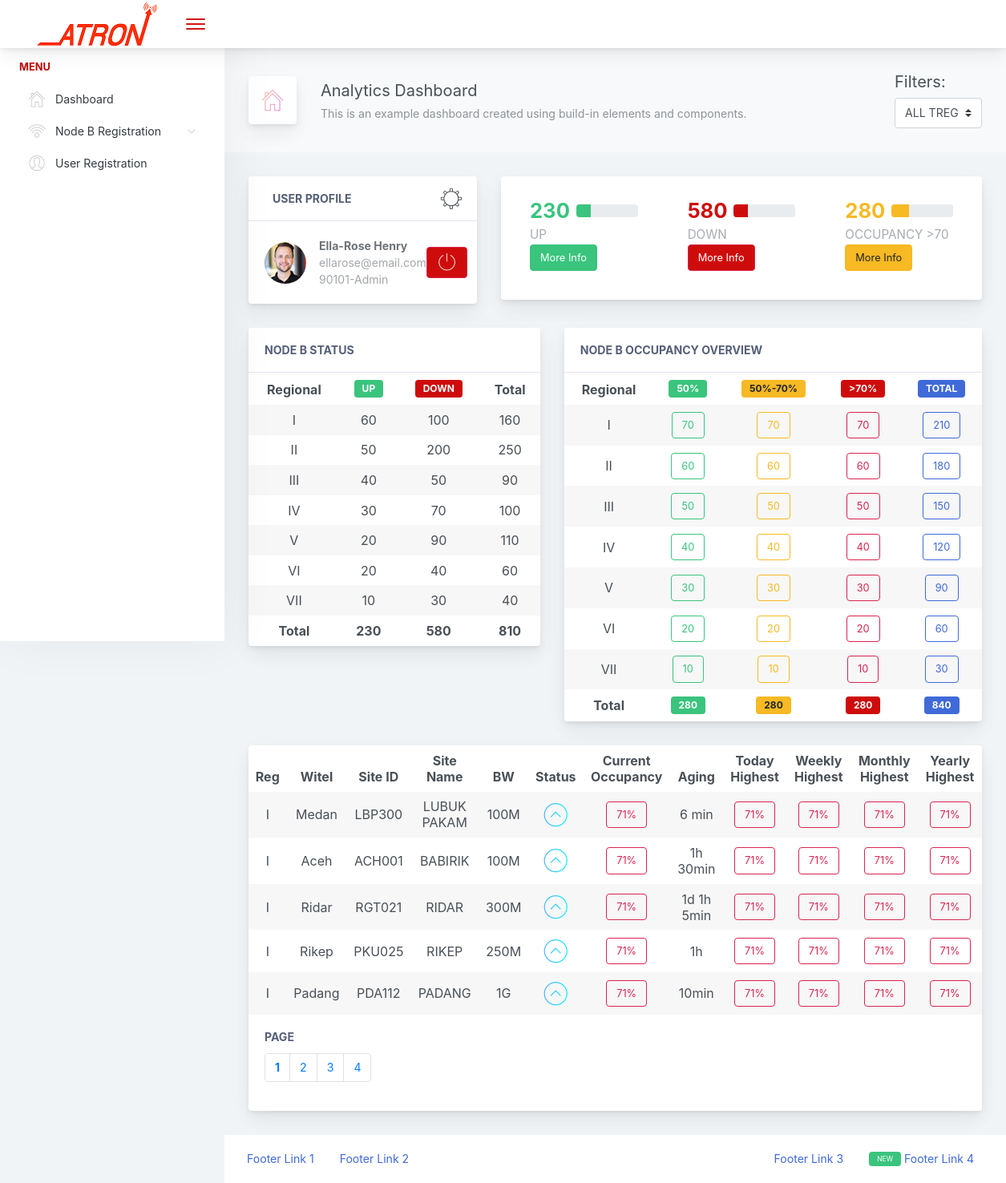
The page / on the database its author committed.
### tables this page shows
CREATE TABLE `occupancy` (
  `id_occupancy` int(11) NOT NULL,
  `regional` varchar(30) NOT NULL,
  `up` varchar(30) NOT NULL,
  `middle` varchar(30) NOT NULL,
  `down` varchar(30) NOT NULL
);

CREATE TABLE `current_occupancy` (
  `current_id` int(11) NOT NULL,
  `regional` varchar(30) NOT NULL,
  `city` varchar(30) NOT NULL,
  `site_id` varchar(50) NOT NULL,
  `site_name` varchar(50) NOT NULL,
  `bw` varchar(30) NOT NULL,
  `status` varchar(30) NOT NULL,
  `current` varchar(30) NOT NULL,
  `aging` varchar(50) NOT NULL,
  `today_highest` varchar(30) NOT NULL,
  `weekly_highest` varchar(30) NOT NULL,
  `monthly_highest` varchar(30) NOT NULL,
  `yearly_highest` varchar(30) NOT NULL
);

### page/dashboard.php (the view, shortened to what this page needs)
<div class="app-main__inner">
    <?php include('./layout/navbar.php'); ?>
    <div id="table-status">
    <div class="row">
        <div class="col-md-5">
            <div class="main-card mb-3 card">
                <div class="card-header">Node B Status
                </div>
                <div class="table-responsive" id="table-container">
                    <table class="align-middle mb-0 table table-borderless table-striped table-hover">
                        <thead>
                        <tr>
                            <th class="text-center">Regional</th>
                            <th class="text-center"><div class="badge badge-success">UP</div></th>
                            <th class="text-center"><div class="badge badge-danger">Down</div></th>
                            <th class="text-center">Total</th>
                        </tr>
                        </thead>
                        <tbody>
                        <?php
                            $conn=mysqli_connect('localhost','root','','atron');
                            $query='SELECT regional, up, down, SUM(up) AS total_up, SUM(down) AS total_down FROM `status` GROUP BY regional';
                            $result=mysqli_query($conn,$query);
                            $total_up = 0;
                            $total_down = 0;
                            $total=0;
                            while($output=mysqli_fetch_assoc($result)){
                              $one = $output['up'] +$output['down'];
                                echo '<tr>';
                                    echo '<td class="text-center">'.$output['regional'].'</td>';
                                    echo '<td class="text-center">'.$output['up'].'</td>';
                                    echo '<td class="text-center">'.$output['down'].'</td>';
                                    echo '<td class="text-center">'.$one.'</td>';
                                echo '</tr>';
                            $total_up += $output['total_up'];
                            $total_down += $output['total_down'];
                            $total += $one;
                            }
                            echo '</tbody>';
                            echo '<tfoot>';
                                echo '<tr>';
                                    echo '<th class="text-center">Total</th>';
                                    echo '<th class="text-center">'.$total_up.'</th>';
                                    echo '<th class="text-center">'.$total_down.'</th>';
                                    echo '<th class="text-center">'.$total.'</th>';
                                echo '</tr>';
                            echo '</tfoot>';
                        ?>
                    </table>
                </div>
            </div>
        </div>
        <div class="col-md-7">
            <div class="main-card mb-3 card">
                <div class="card-header">NODE B OCCUPANCY OVERVIEW
                </div>
                <div class="table-responsive" id="table-containers">
                    <table class="align-middle mb-0 table table-borderless table-striped table-hover">
                        <thead>
                        <tr>
                            <th class="text-center">Regional</th>
                            <th class="text-center"><div class="badge badge-success">50%</div></th>
                            <th class="text-center"><div class="badge badge-warning">50%-70%</div></th>
                            <th class="text-center"><div class="badge badge-danger">>70%</div></th>
                            <th class="text-center"><div class="badge badge-primary">Total</div></th>
                        </tr>
                        </thead>
                        <tbody>
                        <?php
                            $conn=mysqli_connect('localhost','root','','atron');
                            $query='SELECT id_occupancy,regional, up,middle, down, SUM(up) AS total_up, SUM(middle) AS total_middle, SUM(down) AS total_down FROM `occupancy` GROUP BY regional';
                            $result=mysqli_query($conn,$query);
                            $total_up = 0;
                            $total_middle = 0;
                            $total_down = 0;
                            $total=0;
                            while($output=mysqli_fetch_assoc($result)){
                              $one = $output['up'] +$output['middle']+$output['down'];
                              $up = $output['id_occupancy'];
                              $angka=$output['up'];
                        echo '<tr>';
                            echo '<td class="text-center" id="value_reg">'.$output['regional'].'</td>';
                            echo '<td class="text-center"><a class="btn-transition btn btn-outline-success" href="index.php?page=alert1&reg='.$up.'&angka='.$angka.'">'.$output['up'].'</button></td>';
                            echo '<td class="text-center"><a class="btn-transition btn btn-outline-warning" href="index.php?page=alert2&reg='.$up.'">'.$output['middle'].'</button></td>';
                            echo '<td class="text-center"><a class="btn-transition btn btn-outline-danger" href="index.php?page=alert3&reg='.$up.'&angka='.$angka.'">'.$output['down'].'</button></td>';
                            echo '<td class="text-center"><button class="btn-transition btn btn-outline-primary">'.$one.'</button></td></td>';
                        echo '</tr>';
                        $total_up += $output['total_up'];
                        $total_middle += $output['total_middle'];
                        $total_down += $output['total_down'];
                        $total += $one;
                        }
                        echo '</tbody>';
                        echo '<tfoot>';
                        echo '<tr>';
                            echo '<th class="text-center">Total</th>';
                            echo '<th class="text-center"><div class="badge badge-success">'.$total_up.'</div></th>';
                            echo '<th class="text-center"><div class="badge badge-warning">'.$total_middle.'</div></th>';
                            echo '<th class="text-center"><div class="badge badge-danger">'.$total_down.'</div></th>';
                            echo '<th class="text-center"><div class="badge badge-primary">'.$total.'</div></th>';
                        echo '</tr>';
                        echo '</tfoot>';
                        ?>
                    </table>
                </div>
            </div>
        </div>
    </div>
    <div class="row">
        <div class="col-md-12">
            <div class="main-card mb-3 card">
                <div class="table-responsive">
                    <table class="align-middle mb-0 table table-borderless table-striped table-hover">
                        <thead>
                        <tr>
                            <th class="text-center">Reg</th>
                            <th class="text-center">Witel</th>
                            <th class="text-center">Site ID</th>
                            <th class="text-center">Site Name</th>
                            <th class="text-center">BW</th>
                            <th class="text-center">Status</th>
                            <th class="text-center">Current Occupancy</th>
                            <th class="text-center">Aging</th>
                            <th class="text-center">Today Highest</th>
                            <th class="text-center">Weekly Highest</th>
                            <th class="text-center">Monthly Highest</th>
                            <th class="text-center">Yearly Highest</th>
                        </tr>
                        </thead>
                        <tbody>
                        <?php
                            $conn=mysqli_connect('localhost','root','','atron');
                            $batas   = 5;
                            $halaman = @$_GET['halaman'];
                            if(empty($halaman)){
                                $posisi  = 0;
                                $halaman = 1;
                            }
                            else{
                              $posisi  = ($halaman-1) * $batas;
                            }
                            $query  = "SELECT * FROM current_occupancy LIMIT $posisi,$batas";
                            $result=mysqli_query($conn,$query);
                            while ($output=mysqli_fetch_array($result)){
                        echo '<tr>';
                            if($output['regional']==1){
                                echo '<td class="text-center">I</td>';
                            }
                            else if($output['regional']==2){
                                echo '<td class="text-center">II</td>';
                            }
                            echo '<td class="text-center">'.$output['city'].'</td>';
                            echo '<td class="text-center">'.$output['site_id'].'</td>';
                            echo '<td class="text-center">'.$output['site_name'].'</td>';
                            echo '<td class="text-center">'.$output['bw'].'</td>';
                            if ($output['status'] =="up"){
                                echo '<td class="text-center"><i class="pe-7s-angle-up-circle icon-gradient bg-malibu-beach" style="font-size:35px"></i></td>';
                            } else{
                                echo '<td class="text-center"><i class="pe-7s-angle-down-circle icon-gradient bg-ripe-malin" style="font-size:35px"></i></td>';
                            }
                            if($output['current'] >=70){
                                echo '<td class="text-center"><button class="btn-transition btn btn-outline-danger">'.$output['current'].'%</button></td>';
                            }
                            echo '<td class="text-center">'.$output['aging'].'</td>';
                            if($output['today_highest'] >=70){
                                echo '<td class="text-center"><button class="btn-transition btn btn-outline-danger">'.$output['today_highest'].'%</button></td>';
                            }
                            if($output['weekly_highest'] >=70){
                                echo '<td class="text-center"><button class="btn-transition btn btn-outline-danger">'.$output['weekly_highest'].'%</button></td>';
                            }
                            if($output['monthly_highest'] >=70){
                                echo '<td class="text-center"><button class="btn-transition btn btn-outline-danger">'.$output['monthly_highest'].'%</button></td>';
                            }
                            if($output['yearly_highest'] >=70){
                                echo '<td class="text-center"><button class="btn-transition btn btn-outline-danger">'.$output['yearly_highest'].'%</button></td>';
                            }
                        echo '</tr>';
                        }
                        ?>
                        </tbody>
                    </table>
                </div>
                <?php
                    $conn=mysqli_connect('localhost','root','','atron');
                    $query2     = mysqli_query($conn, "select * from current_occupancy");
                    $jmldata    = mysqli_num_rows($query2);
                    $jmlhalaman = ceil($jmldata/$batas);
                    echo "<div class='card-body'><h5 class='card-title'>Page</h5>
                    <nav class='' aria-label='Page navigation example'>
                        <ul class='pagination'>";
                    for($i=1;$i<=$jmlhalaman;$i++)
                    if ($i != $halaman){
                     echo " <li class='page-item'>
                                <a href=\"index.php?halaman=$i\" class='page-link'>$i</a>
                            </li>";
                    }
                    else{
                     echo " <li class='page-item'>
                                <a href=\"javascript:void(0);\" class='page-link'><b>$i</b></a>
                            </li>";
                    }
                ?>
                        </ul>
                    </nav>
                </div>
            </div>
        </div>
    </div>
    </div>
</div>

### rows shown on the page
occupancy: regional "I", up "70", middle "70", down "70", one "210"
occupancy: regional "II", up "60", middle "60", down "60", one "180"
occupancy: regional "III", up "50", middle "50", down "50", one "150"
occupancy: regional "IV", up "40", middle "40", down "40", one "120"
occupancy: regional "V", up "30", middle "30", down "30", one "90"
occupancy: regional "VI", up "20", middle "20", down "20", one "60"
occupancy: regional "VII", up "10", middle "10", down "10", one "30"
current_occupancy: regional "I", city "Medan", site "LBP300", site_name "LUBUK PAKAM", bw "100M", status "up" (drawn), current "71", aging "6 min", today_highest "71", weekly_highest "71", monthly_highest "71", yearly_highest "71"
current_occupancy: regional "I", city "Aceh", site "ACH001", site_name "BABIRIK", bw "100M", status "up" (drawn), current "71", aging "1h 30min", today_highest "71", weekly_highest "71", monthly_highest "71", yearly_highest "71"
current_occupancy: regional "I", city "Ridar", site "RGT021", site_name "RIDAR", bw "300M", status "up" (drawn), current "71", aging "1d 1h 5min", today_highest "71", weekly_highest "71", monthly_highest "71", yearly_highest "71"
current_occupancy: regional "I", city "Rikep", site "PKU025", site_name "RIKEP", bw "250M", status "up" (drawn), current "71", aging "1h", today_highest "71", weekly_highest "71", monthly_highest "71", yearly_highest "71"
current_occupancy: regional "I", city "Padang", site "PDA112", site_name "PADANG", bw "1G", status "up" (drawn), current "71", aging "10min", today_highest "71", weekly_highest "71", monthly_highest "71", yearly_highest "71"

### other values the page prints
$total_up "230"
$total_down "580"
$total_occ "280"
$output['regional'] "I"
$output['up'] "60"
$output['down'] "100"
$one "160"
$output['regional'] "II"
$output['up'] "50"
$output['down'] "200"
$one "250"
$output['regional'] "III"
$output['up'] "40"
$output['down'] "50"
$one "90"
